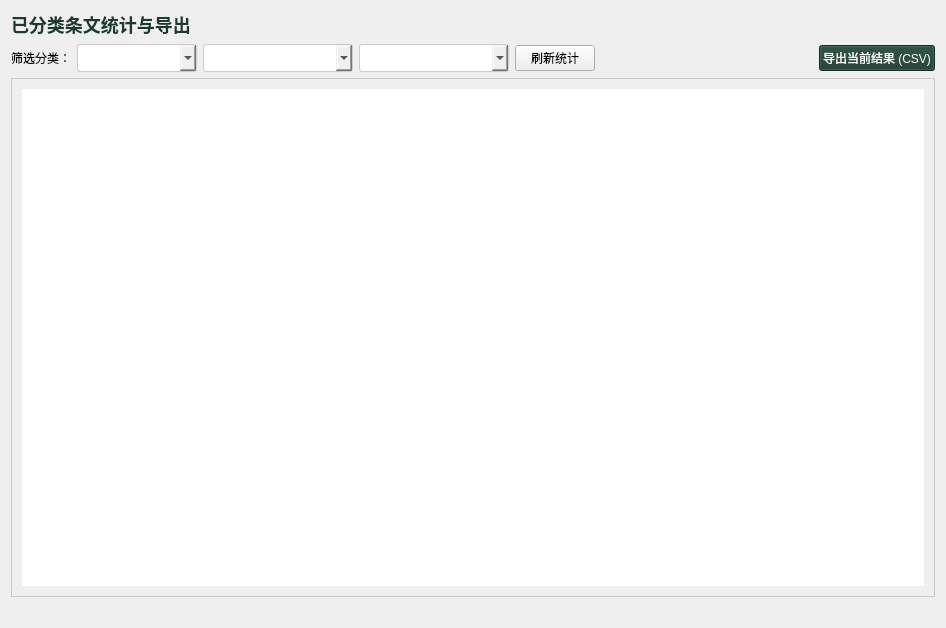
<?xml version="1.0" encoding="UTF-8"?>
<ui version="4.0">
 <class>StatsTabWidget</class>
 <widget class="QWidget" name="StatsTabWidget">
  <property name="geometry">
   <rect>
    <x>0</x>
    <y>0</y>
    <width>946</width>
    <height>628</height>
   </rect>
  </property>
  <property name="styleSheet">
   <string notr="true">
    QWidget#StatsTabWidget {
        /* 移除硬编码的 #FFFFF0，留待 Python 代码根据主题设置 */
        /* background-color: #FFFFF0; */
    }
    QLabel {
        background-color: transparent;
    }
    QComboBox {
        padding: 5px;
        border: 1px solid #ccc;
        border-radius: 3px;
    }
   </string>
  </property>
  <layout class="QVBoxLayout" name="verticalLayout_stats">
   <item>
    <widget class="QLabel" name="statsTitleLabel">
     <property name="text">
      <string>&lt;h2 style=&quot;color:#1a3b2e;&quot;&gt;已分类条文统计与导出&lt;/h2&gt;</string>
     </property>
     <property name="textFormat">
      <enum>Qt::TextFormat::RichText</enum>
     </property>
    </widget>
   </item>
   <item>
    <layout class="QHBoxLayout" name="filterExportLayout">
     <item>
      <widget class="QLabel" name="filterLabel">
       <property name="text">
        <string>筛选分类：</string>
       </property>
      </widget>
     </item>
     <item>
      <widget class="QComboBox" name="level1ComboBox">
       <property name="minimumSize">
        <size>
         <width>120</width>
         <height>0</height>
        </size>
       </property>
      </widget>
     </item>
     <item>
      <widget class="QComboBox" name="level2ComboBox">
       <property name="minimumSize">
        <size>
         <width>150</width>
         <height>0</height>
        </size>
       </property>
      </widget>
     </item>
     <item>
      <widget class="QComboBox" name="level3ComboBox">
       <property name="minimumSize">
        <size>
         <width>150</width>
         <height>0</height>
        </size>
       </property>
      </widget>
     </item>
     <item>
      <widget class="QPushButton" name="refreshButton">
       <property name="text">
        <string>刷新统计</string>
       </property>
      </widget>
     </item>
     <item>
      <spacer name="horizontalSpacer_filter">
       <property name="orientation">
        <enum>Qt::Orientation::Horizontal</enum>
       </property>
       <property name="sizeHint" stdset="0">
        <size>
         <width>40</width>
         <height>20</height>
        </size>
       </property>
      </spacer>
     </item>
     <item>
      <widget class="QPushButton" name="exportCsvButton">
       <property name="styleSheet">
        <string notr="true">background-color: #1a3b2e; color: white;</string>
       </property>
       <property name="text">
        <string>导出当前结果 (CSV)</string>
       </property>
      </widget>
     </item>
    </layout>
   </item>
   <item>
    <widget class="QTextBrowser" name="statsTextBrowser">
     <property name="styleSheet">
      <string notr="true">/* 移除硬编码的 #FFFFF0，留待 Python 代码根据主题设置 */
      border: 1px solid #ccc; padding: 10px;</string>
     </property>
    </widget>
   </item>
   <item>
    <widget class="QLabel" name="notificationLabel">
     <property name="text">
      <string/>
     </property>
     <property name="visible">
      <bool>false</bool>
     </property>
     <property name="alignment">
      <set>Qt::AlignmentFlag::AlignCenter</set>
     </property>
     <property name="sizePolicy">
      <sizepolicy hsizetype="Expanding" vsizetype="Fixed">
       <horstretch>0</horstretch>
       <verstretch>0</verstretch>
      </sizepolicy>
     </property>
    </widget>
   </item>
  </layout>
 </widget>
 <resources/>
 <connections/>
</ui>
